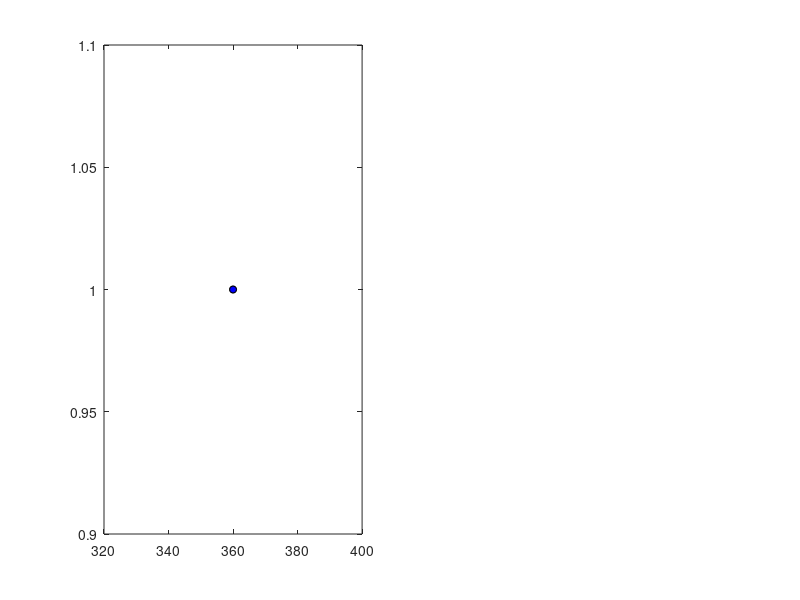

Write the MATLAB code that produced this figure. (Note: this script raises an error after producing the figure.)
subplot(1,2,1)
plot(360,1,'ok','MarkerFaceColor','r','markersize',5)
hold on
plot(360,1,'ok','MarkerFaceColor','b','markersize',5)
legend('right turn','left turn','location','ne')

plotcolor = 'r'
angle_pre = heading_pre;
angle_post = Adir_mean;
% mirror angles
for i = 1:length(angle_pre)
    if An_hor_max(i) < 0
        angle_pre(i) = -angle_pre(i);
        angle_post(i) = -angle_post(i);
    end
%     if An_hor_max(i) < 0  && settings.expansion.HorPos(i) == 0
%         angle_pre(i) = -angle_pre(i);
%         angle_post(i) = -angle_post(i);
%     elseif An_hor_max(i) > 0  && settings.expansion.HorPos(i) == 180
%         angle_pre(i) = -angle_pre(i);
%         angle_post(i) = -angle_post(i);
%     end
end
% plot_angle_pre_post_csaps
plot_angle_pre_post_circmean

hold on
plotcolor = 'b'
angle_pre = heading_pre;
angle_post = Adir_mean;
% mirror angles
for i = 1:length(angle_pre)
    if An_hor_max(i) > 0
        angle_pre(i) = -angle_pre(i);
        angle_post(i) = -angle_post(i);
    end
%     if An_hor_max(i) > 0  && settings.expansion.HorPos(i) == 0
%         angle_pre(i) = -angle_pre(i);
%         angle_post(i) = -angle_post(i);
%     elseif An_hor_max(i) < 0  && settings.expansion.HorPos(i) == 180
%         angle_pre(i) = -angle_pre(i);
%         angle_post(i) = -angle_post(i);
%     end
end
% plot_angle_pre_post_csaps
plot_angle_pre_post_circmean

xlabel('initial heading','fontsize',10) 
ylabel('escape A direction','fontsize',10) 
set(gca,'xlim',[-180 180],'ylim',[-180 180]) 
% set(gca,'xlim',[0 180],'ylim',[-180 180])
set(gca,'XTick',[-180 -90 0 90 180])
set(gca,'YTick',[-180 -90 0 90 180],'fontsize',8) 
grid on

subplot(1,2,2)
plotcolor = 'r'
angle_pre = yaw_pre;
angle_post = Adir_mean;
% mirror angles
for i = 1:length(angle_pre)
    if An_hor_max(i) < 0
        angle_pre(i) = -angle_pre(i);
        angle_post(i) = -angle_post(i);
    end
%     if An_hor_max(i) < 0  && settings.expansion.HorPos(i) == 0
%         angle_pre(i) = -angle_pre(i);
%         angle_post(i) = -angle_post(i);
%     elseif An_hor_max(i) > 0  && settings.expansion.HorPos(i) == 180
%         angle_pre(i) = -angle_pre(i);
%         angle_post(i) = -angle_post(i);
%     end
end
% plot_angle_pre_post_csaps
plot_angle_pre_post_circmean

plotcolor = 'b'
angle_pre = yaw_pre;
angle_post = heading_post;
% mirror angles
for i = 1:length(angle_pre)
    if An_hor_max(i) > 0
        angle_pre(i) = -angle_pre(i);
        angle_post(i) = -angle_post(i);
    end
%     if An_hor_max(i) > 0  && settings.expansion.HorPos(i) == 0
%         angle_pre(i) = -angle_pre(i);
%         angle_post(i) = -angle_post(i);
%     elseif An_hor_max(i) < 0  && settings.expansion.HorPos(i) == 180
%         angle_pre(i) = -angle_pre(i);
%         angle_post(i) = -angle_post(i);
%     end
end
% plot_angle_pre_post_csaps
plot_angle_pre_post_circmean

xlabel('initial yaw','fontsize',10) 
ylabel('escape A direction','fontsize',10) 
set(gca,'xlim',[-180 180],'ylim',[-180 180]) 
% set(gca,'xlim',[0 180],'ylim',[-180 180])
set(gca,'XTick',[-180 -90 0 90 180])
set(gca,'YTick',[-180 -90 0 90 180],'fontsize',8) 
grid on
